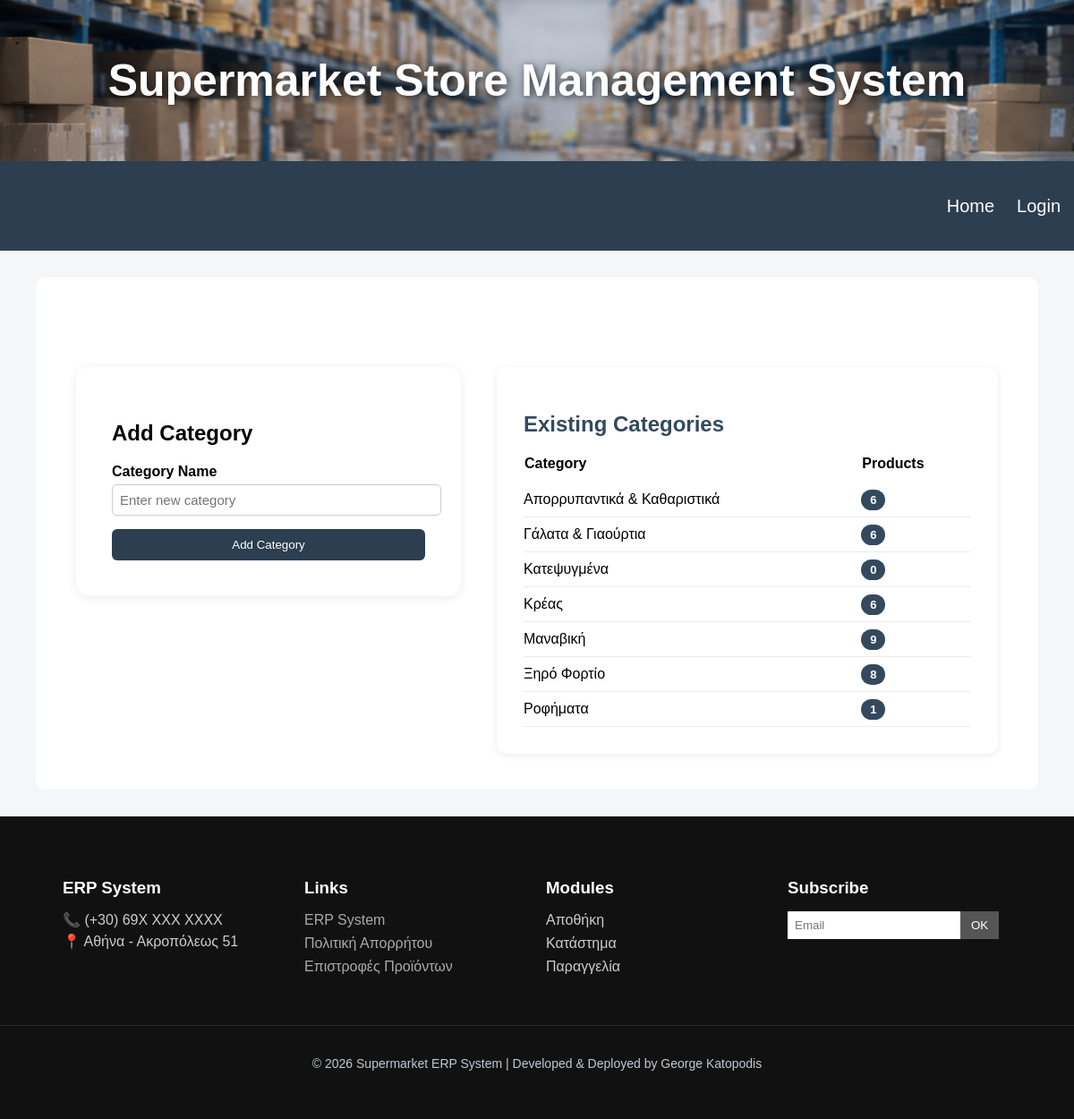
Page /add_category on the committed database.
### tables this page shows
CREATE TABLE categories (
    category_id INTEGER PRIMARY KEY AUTOINCREMENT,
    category_name TEXT NOT NULL UNIQUE
);

### app.py (the view, shortened to what this page needs)
@app.route("/add_category", methods=["GET", "POST"])
def add_category():
    conn = get_db_connection()
    categories = conn.execute("""
        SELECT
            c.category_id,
            c.category_name,
            COUNT(p.product_id) AS product_count

        FROM categories c

        LEFT JOIN products p
            ON c.category_name = p.product_category

        GROUP BY c.category_id, c.category_name

        ORDER BY c.category_name
    """).fetchall()
    conn.close()
    return render_template(
        "add_category.html",
        categories=categories
    )

### app.py (called while the page is built)
def get_db_connection():
    connection = sqlite3.connect(DATABASE_PATH)
    connection.row_factory = sqlite3.Row
    return connection

### templates/add_category.html (shortened to what this page needs)
{% extends "base.html" %}
{% block extra_css %}
<link rel="stylesheet" href="{{ url_for('static', filename='forms.css') }}">
{% endblock %}
{% block content %}
<div class="form-page">
    <div class="form-card">
        <h2>Add Category</h2>
        <form method="POST">
            <div class="form-group">
                <label>Category Name</label>
                <input type="text"
                       name="category_name"
                       placeholder="Enter new category"
                       required>
            </div>
            <button type="submit" class="btn">
                Add Category
            </button>
        </form>
    </div>
    <div class="table-container">
        <h2>Existing Categories</h2>
        <table class="inventory-table">
            <thead>
                <tr>
                    <th>Category</th>
                    <th>Products</th>
                </tr>
            </thead>
            <tbody>
                {% for category in categories %}
                <tr>
                    <td>{{ category["category_name"] }}</td>
                    <td><span class="category-badge">{{ category["product_count"] }}</span></td>
                </tr>
                {% endfor %}
            </tbody>
        </table>
    </div>
</div>
{% endblock %}

### static/style.css (style rules this page uses)
body { font-family: 'Gill Sans', 'Gill Sans MT', Calibri, 'Trebuchet MS', sans-serif; margin: 0; background-color: #f4f6f8; min-height: 100vh; display: flex; flex-direction: column; }

### static/admin.css (style rules this page uses)
.form-group { margin-bottom: 20px; }
.form-group input, .form-group select { width: 100%; padding: 12px; border-radius: 8px; border: 1px solid #ccc; font-size: 15px; }
.table-container { overflow-x: auto; }

### static/forms.css (style rules this page uses)
.form-group { margin-bottom: 15px; }
.form-group label { display: block; margin-bottom: 5px; font-weight: bold; }
.form-group input, .form-group select { width: 100%; padding: 8px; border-radius: 5px; border: 1px solid #ccc; }
.btn { width: 100%; padding: 10px; background-color: #2c3e50; color: white; border: none; border-radius: 6px; cursor: pointer; }
.form-page { display: flex; justify-content: center; align-items: flex-start; gap: 40px; margin-top: 60px; padding: 20px; flex-wrap: wrap; }
.form-card { background-color: white; padding: 40px; border-radius: 16px; box-shadow: 0 2px 12px rgba(0,0,0,0.08); min-width: 350px; }
.table-container { background-color: white; padding: 30px; border-radius: 12px; box-shadow: 0 2px 8px rgba(0,0,0,0.08); min-width: 500px; }
.table-container h2 { margin-bottom: 20px; color: #34495e; }
.table-container table { width: 100%; border-collapse: collapse; }
.table-container th { text-align: left; padding-bottom: 12px; }
.table-container td { padding: 10px 0; border-bottom: 1px solid #ececec; }
.table-container tbody tr { transition: background-color 0.2s ease; }
.category-badge { background-color: #34495e; color: white; padding: 4px 10px; border-radius: 20px; font-size: 13px; font-weight: bold; }

### rows in the picture
categories: category_name "Απορρυπαντικά & Καθαριστικά", product_count "6"
categories: category_name "Γάλατα & Γιαούρτια", product_count "6"
categories: category_name "Κατεψυγμένα", product_count "0"
categories: category_name "Κρέας", product_count "6"
categories: category_name "Μαναβική", product_count "9"
categories: category_name "Ξηρό Φορτίο", product_count "8"
categories: category_name "Ροφήματα", product_count "1"
